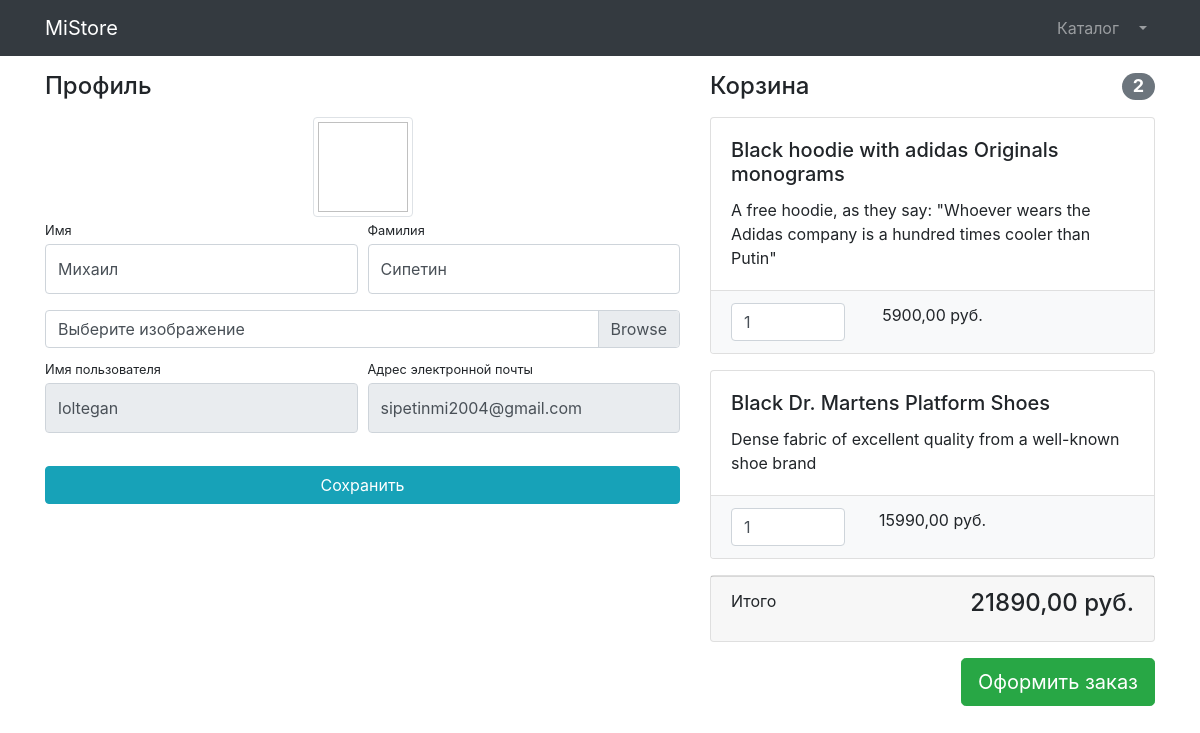
The page /users/profile/ (signed in) on the database its author committed.
### users/models.py (models this page shows)
class Users(AbstractUser):
    image = models.ImageField(upload_to='users_img', null=True, blank=True)

### products/models.py (models this page shows, shortened)
class Basket(models.Model):
    user = models.ForeignKey(to=Users, on_delete=models.CASCADE)
    product = models.ForeignKey(to=Product, on_delete=models.CASCADE)
    quantity = models.PositiveSmallIntegerField(default=0)
    created_timestamp = models.DateTimeField(auto_now_add=True)
    objects = BasketQuerySet.as_manager()
    def sum(self):
        return self.product.price * self.quantity

class Product(models.Model):
    name = models.CharField(max_length=50)
    description = models.TextField()
    price = models.DecimalField(max_digits=7, decimal_places=2)
    quantity = models.PositiveIntegerField(default=0)
    image = models.ImageField(upload_to='products_img')
    category = models.ForeignKey(to=Category, on_delete=models.PROTECT)

### users/views.py (the view)
# urls.py: path('profile/', profile, name='profile'),
@login_required
def profile(request):
    if request.method == 'POST':
        form = UserProfileForm(instance=request.user, data=request.POST, files=request.FILES)
        if form.is_valid():
            form.save()
            return HttpResponseRedirect(reverse('users:profile'))
        else:
            print(form.errors)
    else:
        form = UserProfileForm(instance=request.user)
    context = {
        'title': 'MiStore - Profile',
        'form': form,
        'baskets': Basket.objects.filter(user=request.user),
    }
    return render(request, 'users/profile.html', context=context)

### users/forms.py
class UserProfileForm(UserChangeForm):
    first_name = forms.CharField(widget=forms.TextInput(attrs={
        'class': 'form-control py-4'
    }))
    last_name = forms.CharField(widget=forms.TextInput(attrs={
        'class': 'form-control py-4'
    }))
    username = forms.CharField(widget=forms.TextInput(attrs={
        'class': 'form-control py-4',
        'readonly': True
    }))
    email = forms.CharField(widget=forms.EmailInput(attrs={
        'class': 'form-control py-4',
        'readonly': True
    }))
    image = forms.ImageField(widget=forms.FileInput(attrs={
        'class': 'custom-file-input',
    }), required=False)
    class Meta:
        model = Users
        fields = ('first_name', 'last_name', 'email', 'username', 'image')

### products/models.py (called while the page is built)
    def total_sum(self):
        return sum(basket.sum() for basket in self.filter())

    def total_quantity(self):
        return sum(basket.quantity for basket in self.filter())

### users/templates/users/profile.html (shortened to what this page needs)
{% extends 'products/base.html' %}
{% load static %}
{% block css %}
    <link href="{% static 'vendor/css/profile.css' %}" rel="stylesheet">
{% endblock %}
{% block content %}
    <div class="container">
    <div class="row">
        <div class="col-lg-7">
            <h4 class="mt-3 mb-3">Профиль</h4>
            <div class="col-lg-12 text-center">
                <img width="100" height="100"
                     src="{% if user.image %} {% else %} {% static 'vendor/img/users/default_avatar.jpg' %} {% endif %}"
                     class="img-thumbnail">
            </div>
            <form action="{% url 'users:profile' %}" method="post" enctype="multipart/form-data">
                <div class="form-row">
                    <div class="col-lg-6">
                        <div class="form-group">
                            <label class="small mb-1">Имя</label>
                            {{ form.first_name }}
                        </div>
                    </div>
                    <div class="col-lg-6">
                        <div class="form-group">
                            <label class="small mb-1">Фамилия</label>
                            {{ form.last_name }}
                        </div>
                    </div>
                </div>
                <div class="form-row mb-2">
                    <div class="col-lg-12">
                        <div class="custom-file">
                            <label class="custom-file-label">Выберите изображение</label>
                        </div>
                    </div>
                </div>
                <div class="form-row">
                    <div class="col-lg-6">
                        <label class="small mb-1">Имя пользователя</label>
                        {{ form.username }}
                    </div>
                    <div class="col-lg-6">
                        <label class="small mb-1">Адрес электронной почты</label>
                        {{ form.email }}
                    </div>
                </div>
                <div class="form-row">
                    <div class="col-lg-12" style="margin-top: 33px;">
                        <input class="btn btn-info btn-block" type="submit" value="Сохранить">
                    </div>
                </div>
            </form>
        </div>
        <div class="col-lg-5">
            {% include 'products/basket.html' %}
        </div>
    </div>
</div>
{% endblock %}

### products/templates/products/basket.html (shortened to what this page needs)
{% if baskets %}
    <h4 class="mt-3 mb-3 d-flex justify-content-between align-items-center mb-3">
                Корзина <span class="badge badge-secondary badge-pill">{{ baskets.total_quantity }}</span>
            </h4>
            {% for basket in baskets %}
                <div class="card mb-3">
                <div class="card-body">
                    <h5 class="card-title">{{ basket.product.name }}</h5>
                    <p class="card-text">{{ basket.product.description }}</p>
                </div>
                <ul class="list-group list-group-flush">
                    <li class="list-group-item bg-light">
                        <div class="row text-center">
                            <div class="col-lg-4">
                                <input name="basketID" type="number" class="form-control"
                                       value="{{ basket.quantity }}" min="0">
                            </div>
                            <div class="col-lg-4">{{ basket.sum }} руб.</div>
                            <div class="col-lg-4">
                            </div>
                        </div>
                    </li>
                </ul>
            </div>
            {% endfor %}
<div class="card mb-3">
                <div class="card-footer">
                    <p class="float-left">Итого</p>
                    <h4 class="float-right">{{ baskets.total_sum }} руб.</h4>
                </div>
            </div>
<a class="btn btn-success btn-lg float-right" href="../orders/order-create.html">
                Оформить заказ
            </a>
{% else %}
    <h4 class="mt-3 mb-3 text-center">В корзине пусто</h4>
{% endif %}

### rows shown on the page
Users: first_name "Михаил", last_name "Сипетин", username "loltegan", email "sipetinmi2004@gmail.com"
Basket: total_quantity "2", product.name "Black hoodie with adidas Originals monograms", product.description "A free hoodie, as they say: \"Whoever wears the Adidas company is a hundred times cooler than Putin\"", basketID "1", sum "5900,00", total_sum "21890,00"
Basket: product.name "Black Dr. Martens Platform Shoes", product.description "Dense fabric of excellent quality from a well-known shoe brand", basketID "1", sum "15990,00"
